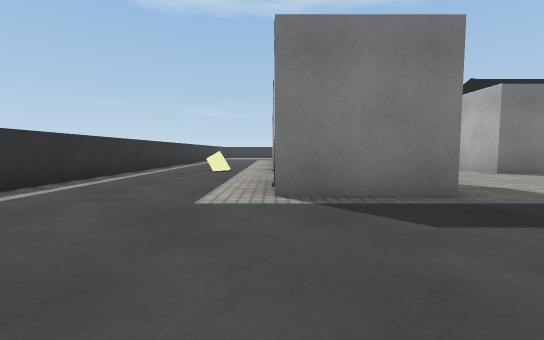
[1] (above)

24 first-person views from a walk through a Unity game level. The camera is 0.64 m above the floor, tilts 4° down and sees 90° across. The floor is counted in squares, 1 m on a side. Each view is taken from the middle of a square. On the plan, view 1 faces up. The plan holds only what a view shows up to about 9 squares ahead; the rest is blank. The place goes on beyond the plan. The player is left out. Surface patterns are stand-ins for the level's own textures.

[2]
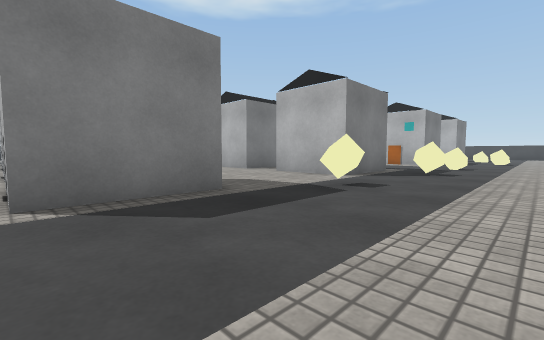

[3]
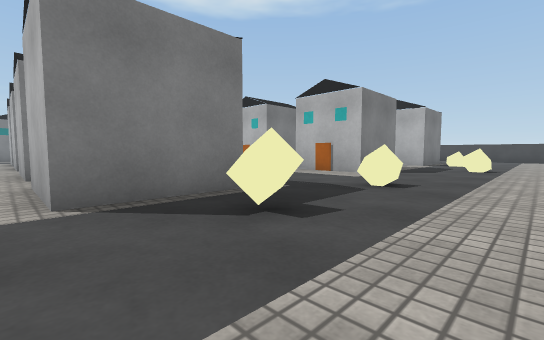

[4]
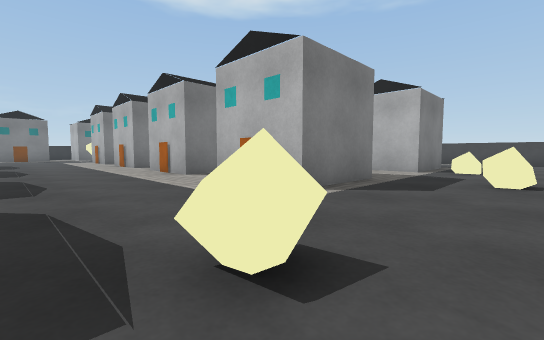

[5]
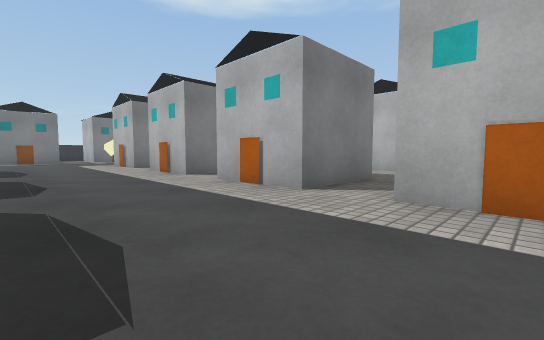

[6]
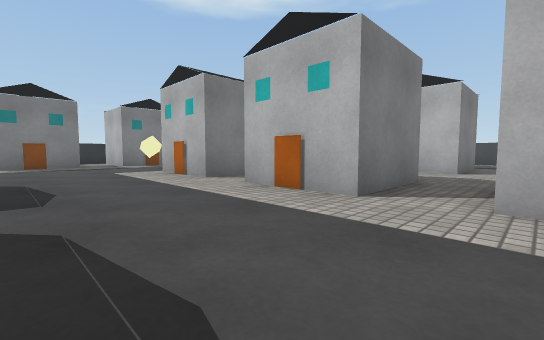

[7]
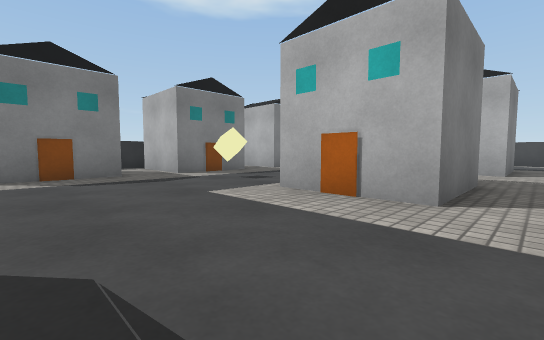

[8]
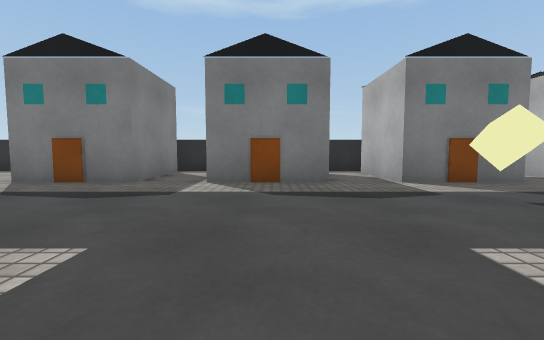

[9]
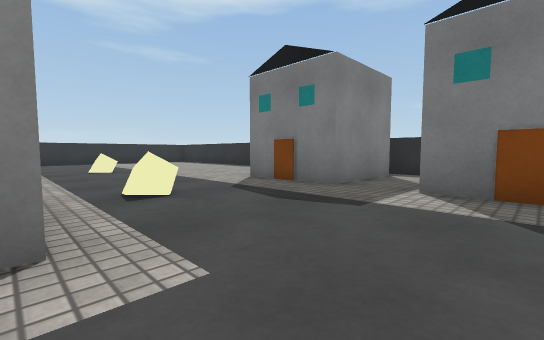

[10]
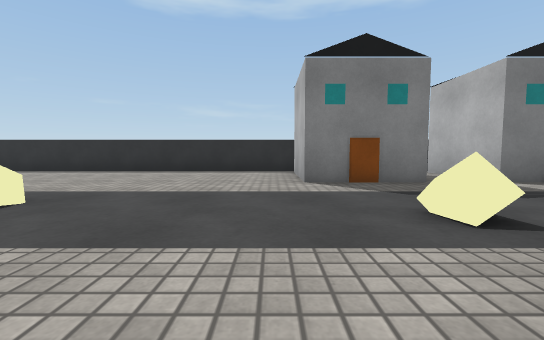

[11]
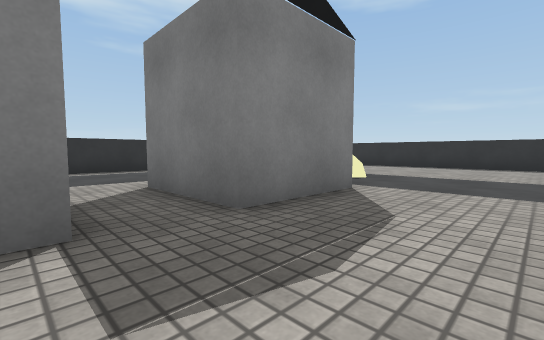

[12]
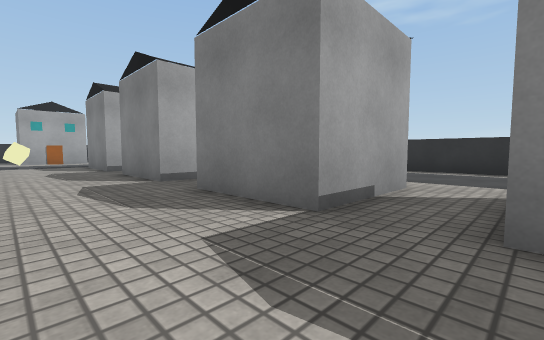

[13]
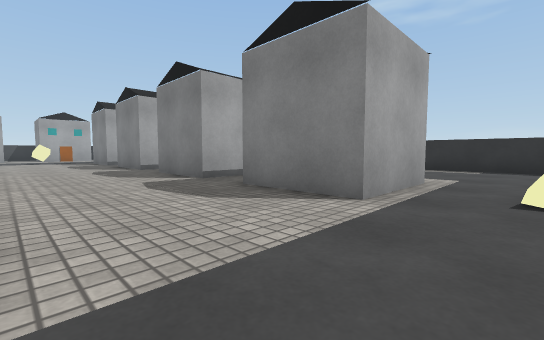

[14]
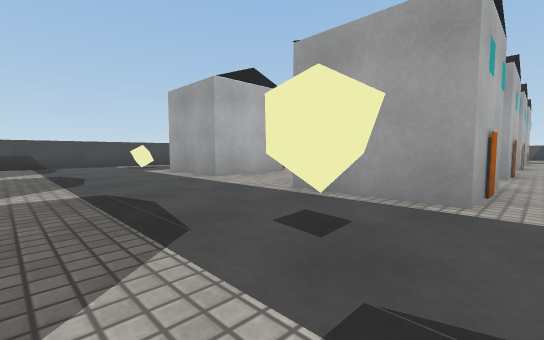

[15]
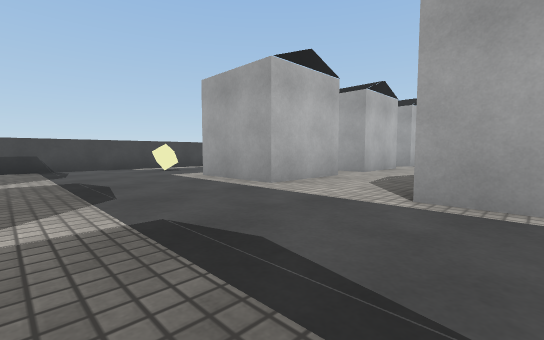

[16]
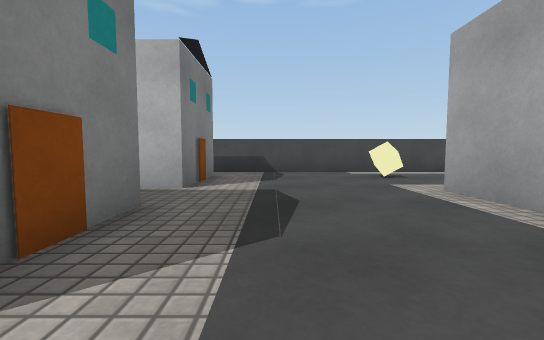

[17]
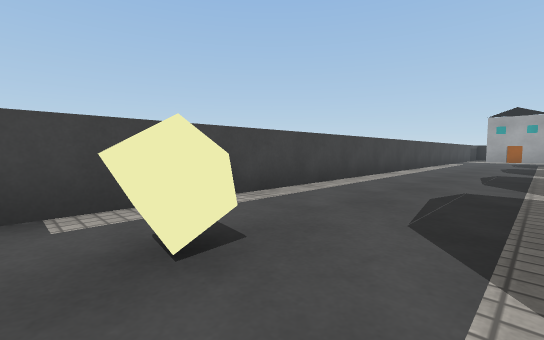

[18]
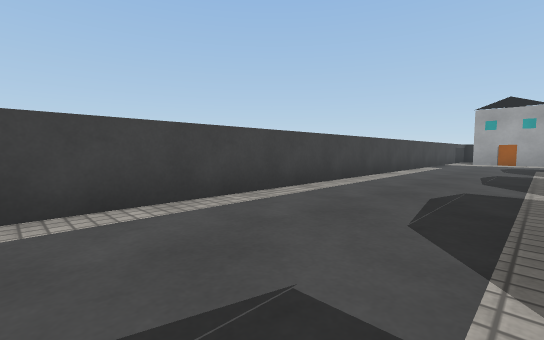

[19]
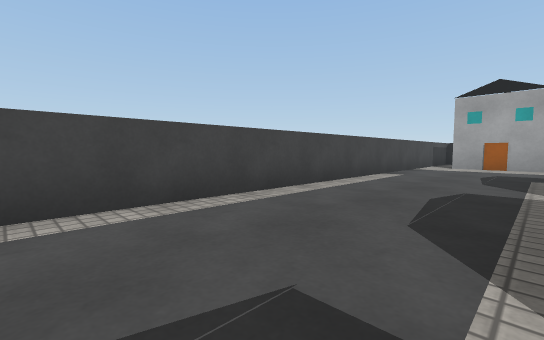

[20]
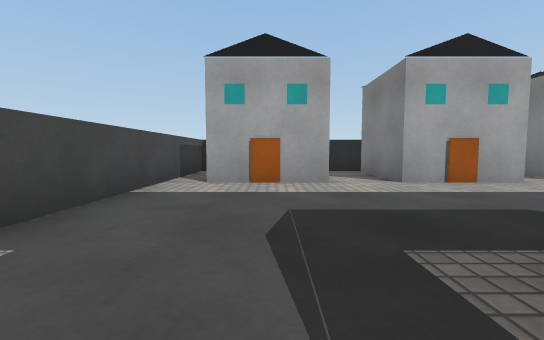

[21]
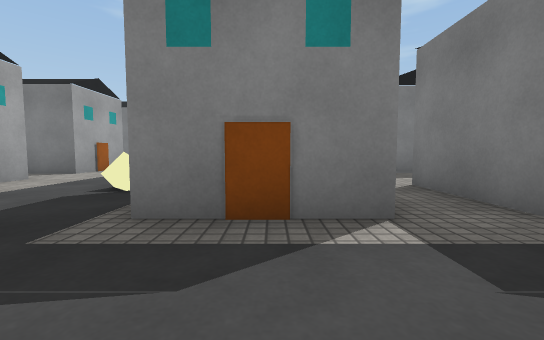

[22]
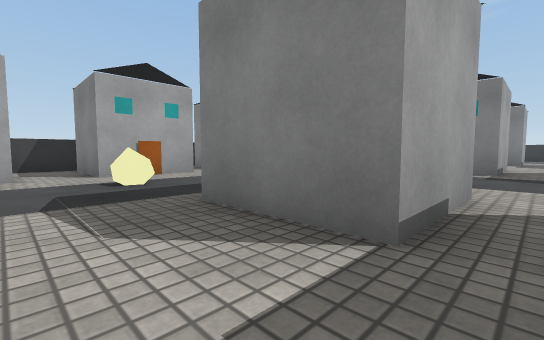

[23]
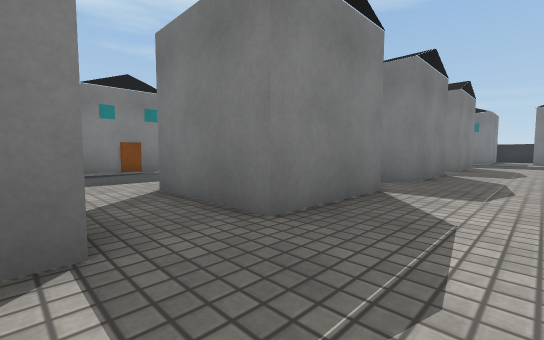

[24]
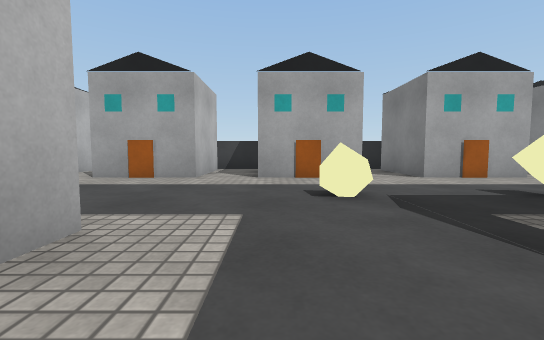

### Floor plan
Key: @ floor where view 1 was taken; # wall or solid block; . floor; C cube; H house.
Columns run from 5 left of view 1 to 25 right of it. Each row starts with its distance up from view 1.
 26  ###############  ##
 25    ........###.#  .#
 24    ........###.## .## .##
 23     .......H##.H##.H##.H##.H###
 22      .........................#
 21       .............C..........#
 20 #......C....C.................#
 19 #.............................#
 18 #....###....  #....H##..###..C#
 17 #....H##....  H....###..## ...#
 16 #....###....   ....###..##H...#
 15 #...........   ...............#
 14 #....###....   ....H #..## ...#
 13 #..  H  ....  H....###..## ...#
 12         ....   ....###..##H...#
 11        .....   ...............#
 10        #....  #....H #..   ...#
  9 #..C.H  ....  H....###..#  ...#
  8 #....#  ....###....###..##H...#
  7 #.....  ......................#
  6 #....###....###....H##..  #...#
  5 #....H #....##H....###..###...#
  4 #....###....###....###..##H...#
  3   ........C.............C.....#
  2    ..........C..C.............#
  1    ..................C........#
  0      @........................#
 -1          H ##H.##H.##H.##H.##H#
 -2          #  ##.   .###.###.   #
 -3              #    .###.###.
 -4                      ######

Positions as (right, up) in squares from view 1, and headings:
1: (0, 0), facing up
2: (0, 0), facing up-right
3: (6, 0), facing up-right
4: (10, 1), facing up-right
5: (10, 5), facing up-right
6: (10, 10), facing up-right
7: (10, 15), facing up-right
8: (11, 17), facing up
9: (11, 18), facing up-left
10: (5, 17), facing up
11: (5, 14), facing up-left
12: (5, 16), facing down-left
13: (6, 20), facing down-left
14: (13, 22), facing down-right
15: (15, 22), facing down-right
16: (17, 21), facing right
17: (22, 19), facing down-right
18: (22, 15), facing down-right
19: (22, 11), facing down-right
20: (23, 5), facing down
21: (24, 5), facing left
22: (18, 7), facing down-left
23: (18, 6), facing up-left
24: (12, 6), facing down
